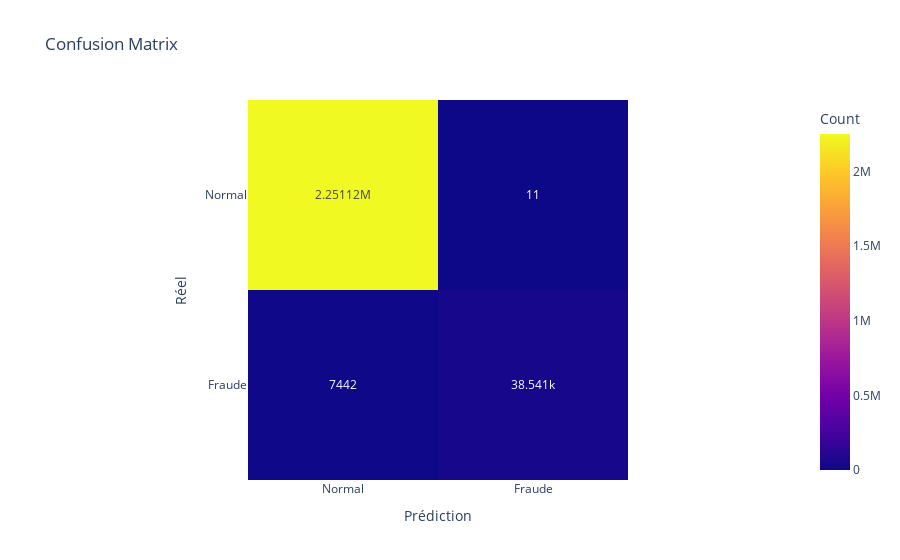

Source (notebook cell):
### Code cell
# Confusion matrix
confusion_matrix = predictions.groupBy("label", "prediction").count().toPandas()
confusion_matrix = confusion_matrix.pivot(index='label', columns='prediction', values='count').fillna(0)

print(confusion_matrix)

# Visualisation
fig = px.imshow(
    confusion_matrix,
    labels=dict(x="Prédiction", y="Réel", color="Count"),
    x=['Normal', 'Fraude'],
    y=['Normal', 'Fraude'],
    title='Confusion Matrix',
    text_auto=True
)

fig.show()

### Figure 1 — Plotly figure (JSON) as saved in the notebook; plotly's stock layout.template omitted (floating-point values rounded to 4 significant figures)
{"data": [{"coloraxis": "coloraxis", "hovertemplate": "Prédiction: %{x}<br>Réel: %{y}<br>Count: %{z}<extra></extra>", "name": "0", "texttemplate": "%{z}", "type": "heatmap", "x": ["Normal", "Fraude"], "xaxis": "x", "y": ["Normal", "Fraude"], "yaxis": "y", "z": [[2251120, 11], [7442, 38541]]}], "layout": {"coloraxis": {"colorbar": {"title": {"text": "Count"}}, "colorscale": [[0, "#0d0887"], [0.1111, "#46039f"], [0.2222, "#7201a8"], [0.3333, "#9c179e"], [0.4444, "#bd3786"], [0.5556, "#d8576b"], [0.6667, "#ed7953"], [0.7778, "#fb9f3a"], [0.8889, "#fdca26"], [1, "#f0f921"]]}, "title": {"text": "Confusion Matrix"}, "xaxis": {"anchor": "y", "constrain": "domain", "domain": [0, 1], "scaleanchor": "y", "title": {"text": "Prédiction"}}, "yaxis": {"anchor": "x", "autorange": "reversed", "constrain": "domain", "domain": [0, 1], "title": {"text": "Réel"}}}}
